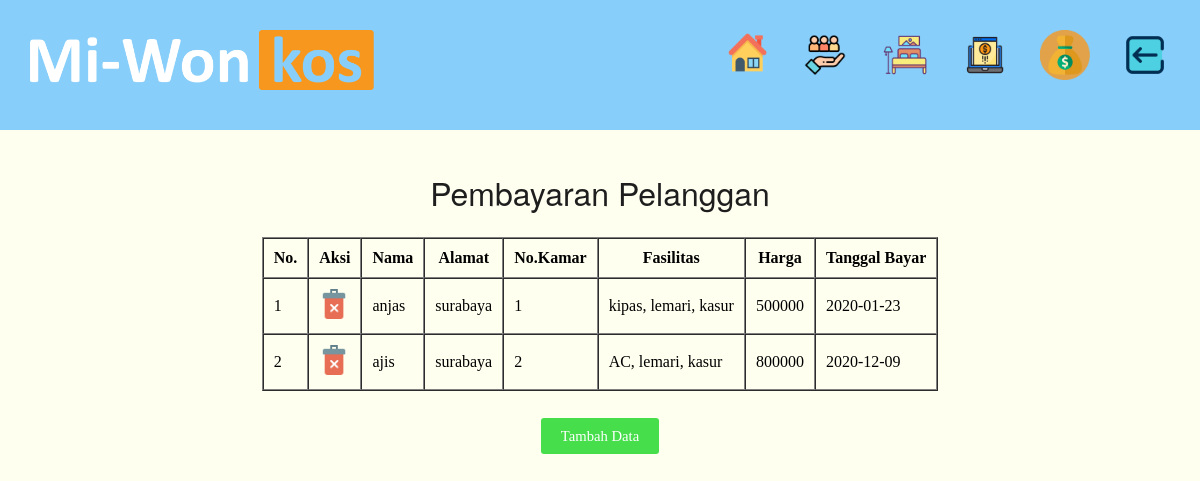
The page /admin/pembayaran/index.php on the database its author committed.
### tables this page shows
CREATE TABLE `pembayaran` (
  `id_pembayaran` int(11) NOT NULL,
  `id_pelanggan` int(11) NOT NULL,
  `id_kamar` int(11) NOT NULL,
  `tgl_bayar` varchar(10) NOT NULL
);

CREATE TABLE `pelanggan` (
  `id_pelanggan` int(11) NOT NULL,
  `nama` varchar(50) NOT NULL,
  `alamat` varchar(50) NOT NULL,
  `no_tlp` varchar(12) NOT NULL,
  `email` varchar(50) NOT NULL
);

CREATE TABLE `kamar` (
  `id_kamar` int(11) NOT NULL,
  `no_kamar` varchar(20) NOT NULL,
  `fasilitas` varchar(50) NOT NULL,
  `harga` varchar(20) NOT NULL
);

### admin/pembayaran/index.php (the view, shortened to what this page needs)
<?php
    $conn = mysqli_connect("localhost","root","","kos");
   $pembayaran = mysqli_query($conn,  "SELECT pembayaran.id_pembayaran, pelanggan.nama, pelanggan.alamat, kamar.no_kamar, kamar.fasilitas, kamar.harga, pembayaran.tgl_bayar FROM pembayaran JOIN pelanggan ON pembayaran.id_pelanggan = pelanggan.id_pelanggan JOIN kamar ON pembayaran.id_kamar = kamar.id_kamar");
?>
<!DOCTYPE html>
<html >
<head>
</head>
<body bgcolor="#fffff">
	<div id ="header"><a href="../home1.html"><img src="img/kos.png" height="60px"></a>
	<span>
		<a href="../index.php"><img src="img/back.png" align="right" width="50px" style="margin-left: 30px"></a>
	</span>
	<span>
		<a href="index.php"><img src="img/moneye.png" align="right" width="50px" style="margin-left: 30px"></a>
	</span>
	<span>
		<a href="../pendaftaran/index.php"><img src="img/transaksi.png" align="right" width="50px" style="margin-left: 30px"></a>
	</span>
	<span>
		<a href="../kamar/index.php"><img src="img/kamar.png" align="right" width="50px" style="margin-left: 30px"></a>
	</span>
	<span>
		<a href="../pelanggan/index.php"><img src="img/pelanggan.png" align="right" width="50px" style="margin-left: 30px"></a>
	</span>
	<span>
		<a href="../home1.html"><img src="img/home.png" align="right" width="45px" style="margin-left: 30px"></a>
	</span>
	</div>
    <br>
    <h1>Pembayaran Pelanggan</h1>
    <center>
    <table border="1" cellpadding="10" cellspacing="0">
        <tr>
            <th>No.</th>
            <th>Aksi</th>
            <th>Nama</th>
            <th>Alamat</th>
            <th>No.Kamar</th>
            <th>Fasilitas</th>
            <th>Harga</th>
            <th>Tanggal Bayar</th>
        </tr>
    </center>
        <?php $i = 1; ?>
        <?php foreach( $pembayaran as $pmb) : ?>
        <tr>
            <td><?= $i ?> </td>
            <td>
                <a href="hapus.php?id_pembayaran= <?= $pmb ["id_pembayaran"] ?> "><img src="img/delete.png" width="30px"></a>
            </td>
            <td><?= $pmb ["nama"] ?> </td>
            <td><?= $pmb ["alamat"] ?> </td>
            <td><?= $pmb ["no_kamar"] ?> </td>
            <td><?= $pmb ["fasilitas"] ?> </td>
            <td><?= $pmb ["harga"] ?> </td>
            <td><?= $pmb ["tgl_bayar"] ?> </td>
        </tr>
        <?php $i++; ?>
<?php endforeach; ?>
    <br>
    <br>
    <center>
    <a href="tambah.php" class="tombol_tambah"> Tambah Data </a>
    </center>
</body>
</html>

### admin/pembayaran/index.php (style rules this page uses)
body { margin: auto; padding: inherit; }
#header { background : #87CEFA; text-align-last: left; font-size: 40px; padding: 30px; }
h1 { font-family: Gotham, "Helvetica Neue", Helvetica, Arial, "sans-serif"; text-align: center; color:#1E1E1E; font-weight: 300; }
.tombol_tambah { text-decoration: none; background: #46de4b; color: white; font-size: 11pt; width: 100%; border: none; border-radius: 3px; padding: 10px 20px; }

### rows shown on the page
pembayaran: id_pelanggan.nama "anjas", id_pelanggan.alamat "surabaya", id_kamar.no_kamar "1", id_kamar.fasilitas "kipas, lemari, kasur", id_kamar.harga "500000", tgl_bayar "2020-01-23"
pembayaran: id_pelanggan.nama "ajis", id_pelanggan.alamat "surabaya", id_kamar.no_kamar "2", id_kamar.fasilitas "AC, lemari, kasur", id_kamar.harga "800000", tgl_bayar "2020-12-09"
